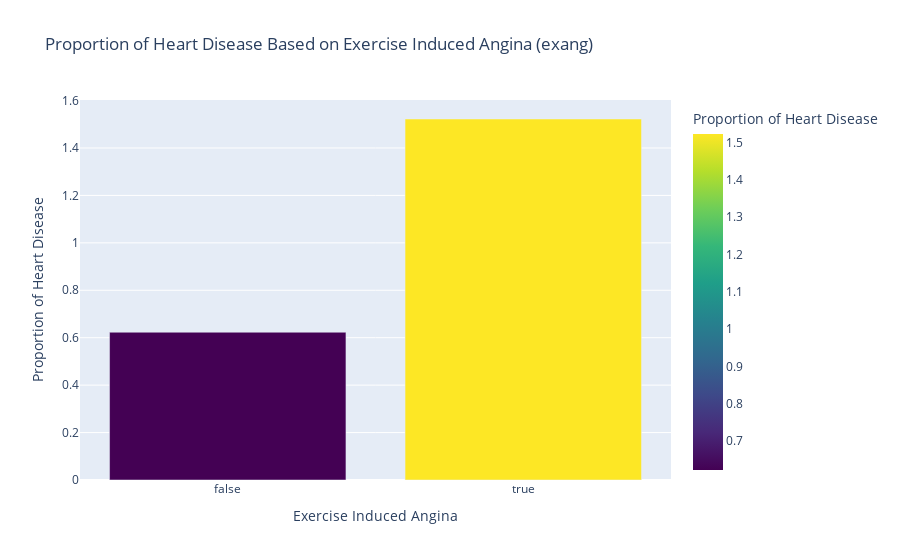

The cell this chart's notebook holds for it:
### Markdown cell above
11.  `exang` 

* Exercise induced angina (True = Yes, False = No)

### Code cell
import plotly.express as px

# Proportion of heart disease based on 'exang'
proportion_heart_disease_exang = df.groupby('exang')['num'].mean().reset_index()
proportion_heart_disease_exang.columns = ['Exercise Induced Angina', 'Proportion of Heart Disease']

# Create bar plot
fig = px.bar(proportion_heart_disease_exang, x='Exercise Induced Angina', y='Proportion of Heart Disease',
             title='Proportion of Heart Disease Based on Exercise Induced Angina (exang)',
             labels={'Exercise Induced Angina': 'Exercise Induced Angina', 'Proportion of Heart Disease': 'Proportion of Heart Disease'},
             color='Proportion of Heart Disease', color_continuous_scale=px.colors.sequential.Viridis)
fig.show()

### Figure 1 — Plotly figure (JSON) as saved in the notebook; plotly's stock layout.template omitted (floating-point values rounded to 4 significant figures)
{"data": [{"alignmentgroup": "True", "hovertemplate": "Exercise Induced Angina=%{x}<br>Proportion of Heart Disease=%{marker.color}<extra></extra>", "legendgroup": "", "marker": {"color": [0.6231, 1.522], "coloraxis": "coloraxis", "pattern": {"shape": ""}}, "name": "", "offsetgroup": "", "orientation": "v", "showlegend": false, "textposition": "auto", "type": "bar", "x": [false, true], "xaxis": "x", "y": [0.6231, 1.522], "yaxis": "y"}], "layout": {"barmode": "relative", "coloraxis": {"colorbar": {"title": {"text": "Proportion of Heart Disease"}}, "colorscale": [[0, "#440154"], [0.1111, "#482878"], [0.2222, "#3e4989"], [0.3333, "#31688e"], [0.4444, "#26828e"], [0.5556, "#1f9e89"], [0.6667, "#35b779"], [0.7778, "#6ece58"], [0.8889, "#b5de2b"], [1, "#fde725"]]}, "legend": {"tracegroupgap": 0}, "title": {"text": "Proportion of Heart Disease Based on Exercise Induced Angina (exang)"}, "xaxis": {"anchor": "y", "domain": [0, 1], "title": {"text": "Exercise Induced Angina"}}, "yaxis": {"anchor": "x", "domain": [0, 1], "title": {"text": "Proportion of Heart Disease"}}}}
